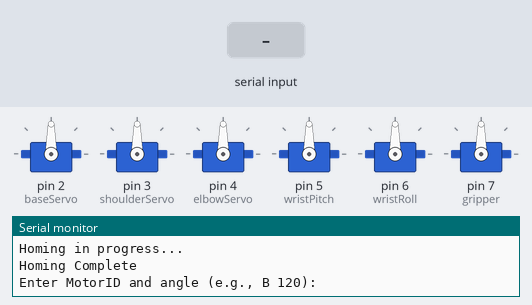
Simulated run of this sketch. Board: Arduino Uno, built with avr-gcc and run on an emulated ATmega328P. On the bench: 6 × servo, the last lines printed to the serial monitor. The inputs (shaded band) are chosen by the test bench.

Above: at 2.4 s.
2.5 s: "E\n" received over Serial
At 4.6 s:
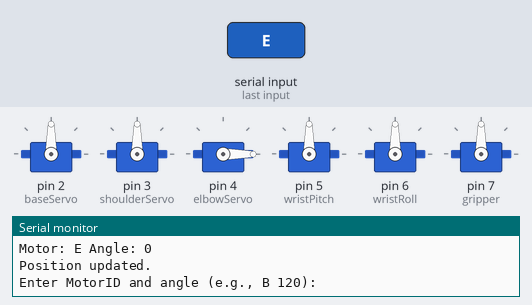
5.5 s: "w\n" received over Serial
At 8.1 s:
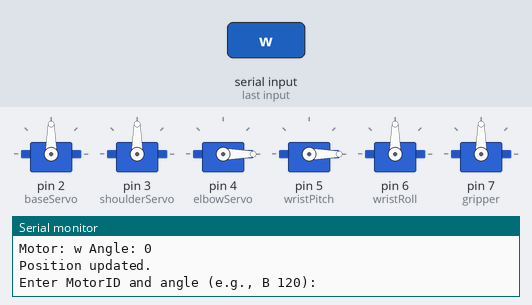
8.5 s: "r\n" received over Serial
At 10.4 s:
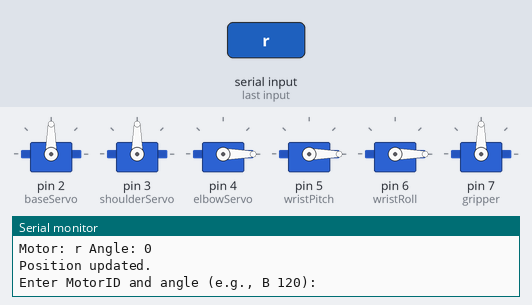
11.5 s: "b90\n" received over Serial
At 14.0 s:
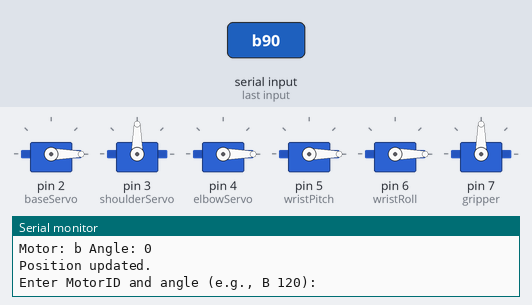
14.5 s: "s90\n" received over Serial
At 16.2 s:
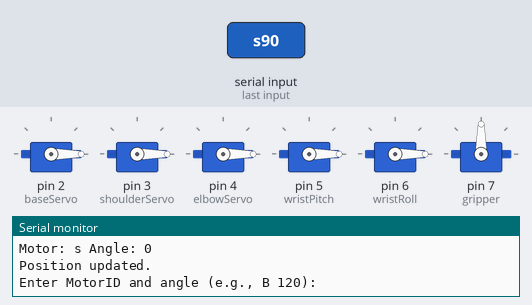
17.5 s: "B,45\n" received over Serial
At 18.8 s:
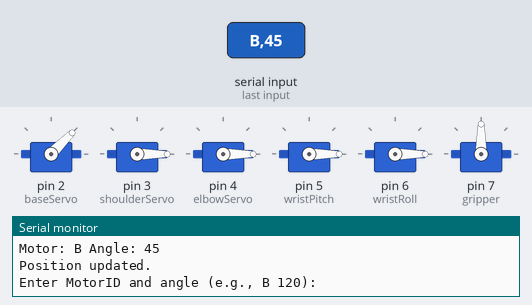
Timing chart, 0 to 20.5 s (numbered marks = the images above; inputs shaded):
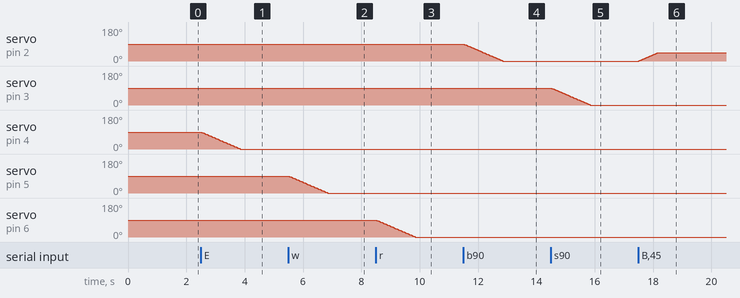

Measured:
- after the input at 2.5 s, servo on pin 4 (elbowServo): moves from 90° to 0° over 1.3 s, starting at once
- after the input at 5.5 s, servo on pin 5 (wristPitch): moves from 90° to 0° over 1.3 s, starting at once
- after the input at 8.5 s, servo on pin 6 (wristRoll): moves from 90° to 0° over 1.3 s, starting at once
- after the input at 11.5 s, servo on pin 2 (baseServo): moves from 90° to 0° over 1.3 s, starting at once
- after the input at 14.5 s, servo on pin 3 (shoulderServo): moves from 90° to 0° over 1.3 s, starting at once
- after the input at 17.5 s, servo on pin 2 (baseServo): moves from 0° to 45° over 0.66 s, starting at once

The sketch:

script.ino
```cpp
#include <Servo.h>

Servo baseServo, shoulderServo, elbowServo,
      wristPitch, wristRoll, gripper;

int curpos[6] = {90, 90, 90, 90, 90, 180};
int tgtpos[6] = {90, 90, 90, 90, 90, 180};

const int stepSize = 1;
const int stepDelay = 15;

int servoAngle;   // ✅ DECLARED

void smoothMove(Servo &s, int i) {
  while (curpos[i] < tgtpos[i]) {
    curpos[i] += stepSize;
    s.write(curpos[i]);
    delay(stepDelay);
  }

  while (curpos[i] > tgtpos[i]) {
    curpos[i] -= stepSize;
    s.write(curpos[i]);
    delay(stepDelay);
  }
}

void setup() {
  Serial.begin(9600);

  baseServo.attach(2);
  shoulderServo.attach(3);
  elbowServo.attach(4);
  wristPitch.attach(5);
  wristRoll.attach(6);
  gripper.attach(7);

  Serial.println("Homing in progress...");

  for (int i = 0; i < 6; i++) {
    smoothMove(
      (i==0)?baseServo:
      (i==1)?shoulderServo:
      (i==2)?elbowServo:
      (i==3)?wristPitch:
      (i==4)?wristRoll:
              gripper, i);
    delay(200);
  }

  Serial.println("Homing Complete");
}

void loop() {

  Serial.println("Enter MotorID and angle (e.g., B 120):");

  while (Serial.available() == 0) {}

  String cmd = Serial.readStringUntil('\n');

  char motorID = cmd.charAt(0);
  servoAngle = cmd.substring(2).toInt();

  Serial.print("Motor: ");
  Serial.print(motorID);
  Serial.print(" Angle: ");
  Serial.println(servoAngle);

  if (servoAngle >= 0 && servoAngle <= 180) {

    switch(motorID){

      case 'b':
      case 'B':
        tgtpos[0] = servoAngle;
        smoothMove(baseServo, 0);
        break;

      case 's':
      case 'S':
        tgtpos[1] = servoAngle;
        smoothMove(shoulderServo, 1);
        break;

      case 'e':
      case 'E':
        tgtpos[2] = servoAngle;
        smoothMove(elbowServo, 2);
        break;

      case 'w':
      case 'W':
        tgtpos[3] = servoAngle;
        smoothMove(wristPitch, 3);
        break;

      case 'r':
      case 'R':
        tgtpos[4] = servoAngle;
        smoothMove(wristRoll, 4);
        break;

      case 'g':
      case 'G':
        tgtpos[5] = servoAngle;
        smoothMove(gripper, 5);
        break;

      default:
        Serial.println("Invalid Motor ID.");
        return;
    }

    Serial.println("Position updated.");
  }
  else {
    Serial.println("Error: Angle must be 0-180.");
  }
}
```
